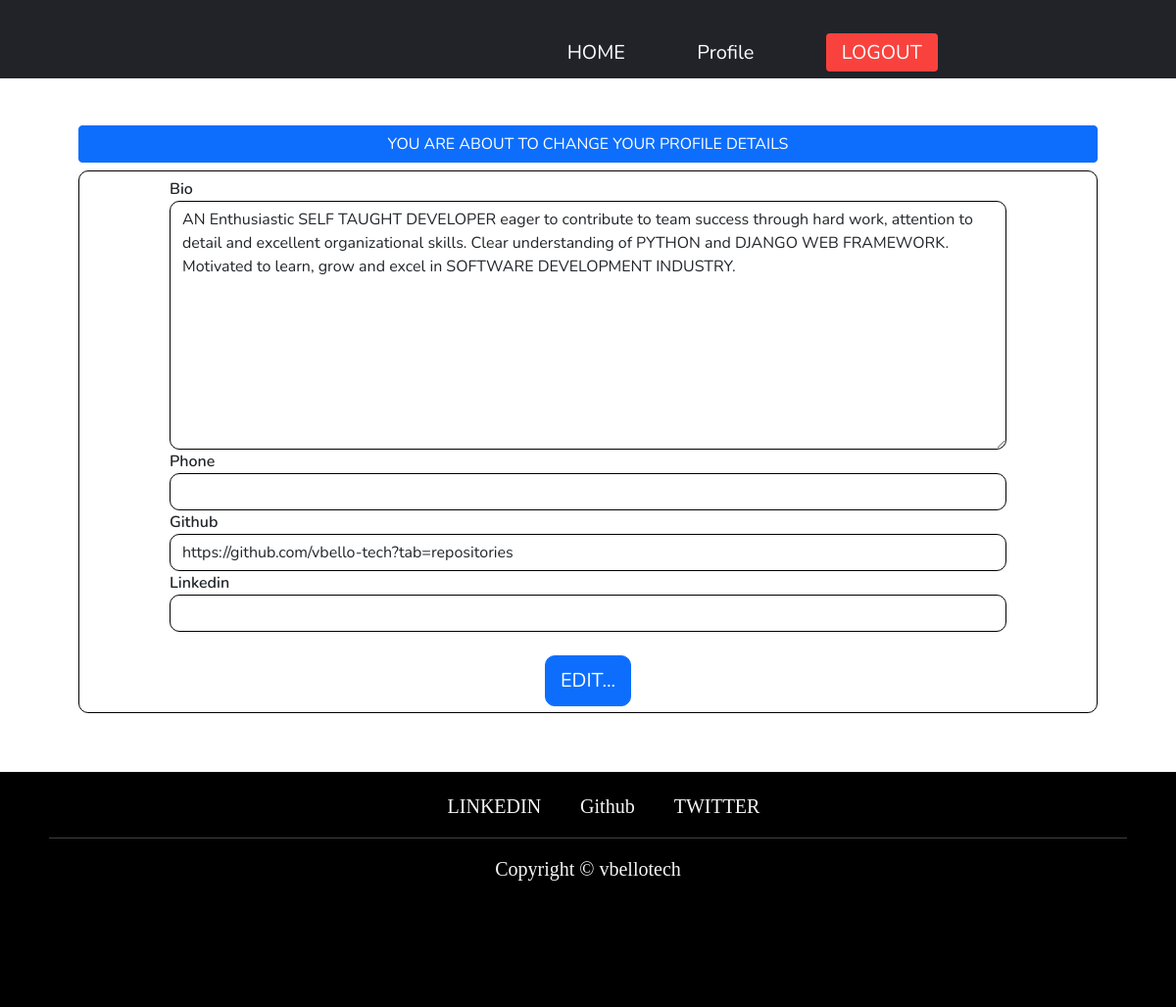
The page /user/profile_edit/ (signed in) on the database as committed earlier.
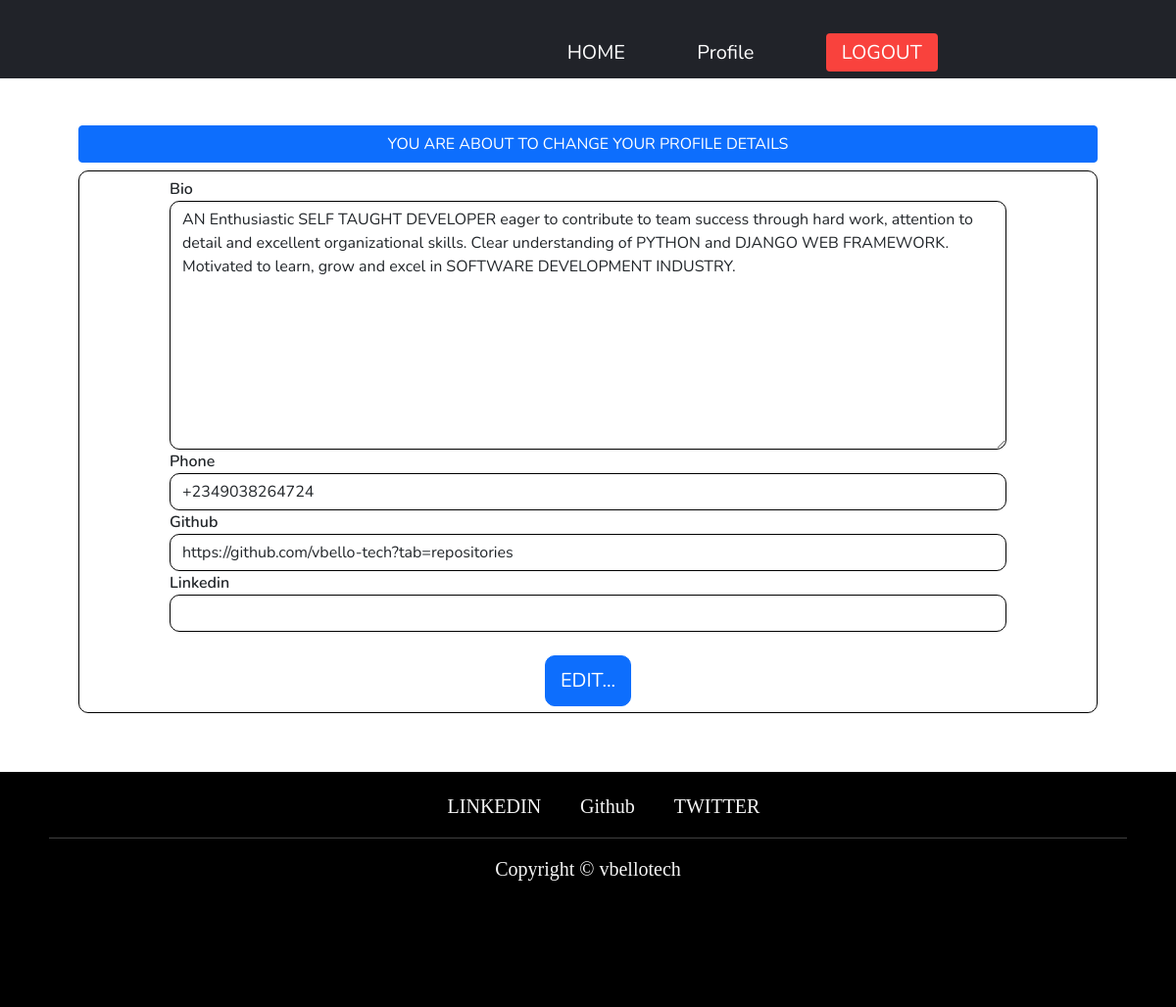
The same page on the database as committed later.
### resume/models.py (models this page shows, shortened)
class Userprofile(models.Model):
    user = models.OneToOneField('auth.user', on_delete=models.CASCADE)
    phone = PhoneNumberField(blank=True, null=True)
    bio = models.TextField(blank=True, null=True)
    portfolio = models.URLField(blank=True, null=True)
    github = models.URLField(blank=True, null=True)
    linkedin = models.URLField(blank=True, null=True)
    has_profile = models.BooleanField(default=False, blank=True, null=True)
    created_date = models.DateTimeField(default=timezone.now)

### resume/views.py (the view)
# urls.py: path('user/profile_edit/', profile_edit, name="profile_edit"),
@login_required
def profile_edit(request):
    user_profile = get_object_or_404(Userprofile, user=request.user, has_profile=True)
    if request.method == "POST":
        form = EditProfileForm(request.POST, instance=user_profile)
        if form.is_valid:
            user = form.save(commit=False)
            user.user = request.user
            user.created_date = timezone.now()
            user.save()
            return redirect('resume:user_detail')
        form = EditProfileForm()
    else:
        form = EditProfileForm(instance=user_profile)
    context = {
        'form': form
    }
    return render(request, 'registrations/profile_edit.html', context)

### resume/forms.py
class EditProfileForm(forms.ModelForm):
    class Meta:
        model = Userprofile
        fields = ('bio', 'phone', 'github', 'linkedin',)
        widgets = {
            'phone': PhoneNumberPrefixWidget(
                initial='NG',
                attrs={
                    'class': 'form-control',
                    'placeholder': 'PHONE NUMBER',
                    'aria-describedby': 'basic-addon2'
                }
            )
        }

### templates/registrations/profile_edit.html (shortened to what this page needs)
{% extends 'base.html' %}
{% load static %}
{% load crispy_forms_tags %}
{% block content %}
<br><br>
<div class="form-group">
     <div class="container " >
            <div class="row">
                {% if user.is_authenticated %}
<h2 class="btn btn-primary">YOU ARE ABOUT TO CHANGE YOUR PROFILE DETAILS</h2>
                <form  class="form-control" method="POST">
                    {{ form|crispy }}
                    <br>
                     <center><button type="submit" id="form-submit" class="btn btn-primary">EDIT...</button></center>
                </form>
                {% endif %}
            </div>
     </div>
</div>
{% endblock content %}

Rows that differ between the two databases and show on the page:
changed Userprofile "https://github.com/vbello-tech?tab=repositories": phone (not shown) → "+2349038264724"
